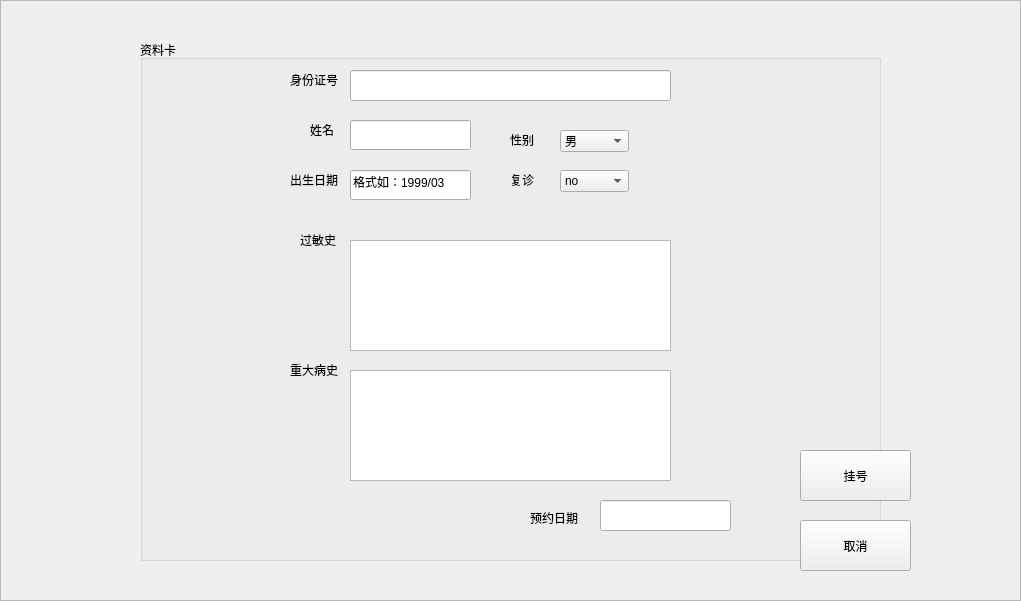
   <widget class="QFrame" name="Apatientframe">
    <property name="geometry">
     <rect>
      <x>0</x>
      <y>0</y>
      <width>1021</width>
      <height>601</height>
     </rect>
    </property>
    <property name="styleSheet">
     <string notr="true">background-image: url();</string>
    </property>
    <property name="frameShape">
     <enum>QFrame::StyledPanel</enum>
    </property>
    <property name="frameShadow">
     <enum>QFrame::Raised</enum>
    </property>
    <widget class="QGroupBox" name="apatientgroupBox">
     <property name="geometry">
      <rect>
       <x>140</x>
       <y>40</y>
       <width>741</width>
       <height>521</height>
      </rect>
     </property>
     <property name="title">
      <string>资料卡</string>
     </property>
     <widget class="QLabel" name="label_4">
      <property name="geometry">
       <rect>
        <x>370</x>
        <y>90</y>
        <width>40</width>
        <height>20</height>
       </rect>
      </property>
      <property name="styleSheet">
       <string notr="true">border-image: url();</string>
      </property>
      <property name="text">
       <string>性别</string>
      </property>
     </widget>
     <widget class="QLabel" name="label">
      <property name="geometry">
       <rect>
        <x>150</x>
        <y>30</y>
        <width>54</width>
        <height>20</height>
       </rect>
      </property>
      <property name="styleSheet">
       <string notr="true">border-image: url();</string>
      </property>
      <property name="text">
       <string>身份证号</string>
      </property>
     </widget>
     <widget class="QTextEdit" name="pdrugtextEdit">
      <property name="geometry">
       <rect>
        <x>210</x>
        <y>200</y>
        <width>321</width>
        <height>111</height>
       </rect>
      </property>
      <property name="styleSheet">
       <string notr="true">border-image: url();</string>
      </property>
     </widget>
     <widget class="QLabel" name="label_3">
      <property name="geometry">
       <rect>
        <x>170</x>
        <y>80</y>
        <width>40</width>
        <height>20</height>
       </rect>
      </property>
      <property name="styleSheet">
       <string notr="true">border-image: url();</string>
      </property>
      <property name="text">
       <string>姓名</string>
      </property>
     </widget>
     <widget class="QLabel" name="label_5">
      <property name="geometry">
       <rect>
        <x>150</x>
        <y>130</y>
        <width>54</width>
        <height>20</height>
       </rect>
      </property>
      <property name="styleSheet">
       <string notr="true">border-image: url();</string>
      </property>
      <property name="text">
       <string>出生日期</string>
      </property>
     </widget>
     <widget class="QLabel" name="label_6">
      <property name="geometry">
       <rect>
        <x>370</x>
        <y>130</y>
        <width>40</width>
        <height>20</height>
       </rect>
      </property>
      <property name="styleSheet">
       <string notr="true">border-image: url();</string>
      </property>
      <property name="text">
       <string>复诊</string>
      </property>
     </widget>
     <widget class="QLineEdit" name="pnamelineEdit_2">
      <property name="geometry">
       <rect>
        <x>210</x>
        <y>80</y>
        <width>121</width>
        <height>30</height>
       </rect>
      </property>
      <property name="styleSheet">
       <string notr="true">border-image: url();</string>
      </property>
     </widget>
     <widget class="QLineEdit" name="pbirthlineEdit_4">
      <property name="geometry">
       <rect>
        <x>210</x>
        <y>130</y>
        <width>121</width>
        <height>30</height>
       </rect>
      </property>
      <property name="styleSheet">
       <string notr="true">border-image: url();</string>
      </property>
      <property name="text">
       <string>格式如：1999/03</string>
      </property>
     </widget>
     <widget class="QTextEdit" name="pihistextEdit_2">
      <property name="geometry">
       <rect>
        <x>210</x>
        <y>330</y>
        <width>321</width>
        <height>111</height>
       </rect>
      </property>
      <property name="styleSheet">
       <string notr="true">border-image: url();</string>
      </property>
     </widget>
     <widget class="QLineEdit" name="pidlineEdit">
      <property name="geometry">
       <rect>
        <x>210</x>
        <y>30</y>
        <width>321</width>
        <height>31</height>
       </rect>
      </property>
      <property name="styleSheet">
       <string notr="true">border-image: url();</string>
      </property>
     </widget>
     <widget class="QLabel" name="label_8">
      <property name="geometry">
       <rect>
        <x>150</x>
        <y>320</y>
        <width>54</width>
        <height>20</height>
       </rect>
      </property>
      <property name="styleSheet">
       <string notr="true">border-image: url();</string>
      </property>
      <property name="text">
       <string>重大病史</string>
      </property>
     </widget>
     <widget class="QLabel" name="label_7">
      <property name="geometry">
       <rect>
        <x>160</x>
        <y>190</y>
        <width>41</width>
        <height>20</height>
       </rect>
      </property>
      <property name="styleSheet">
       <string notr="true">border-image: url();</string>
      </property>
      <property name="text">
       <string>过敏史</string>
      </property>
     </widget>
     <widget class="QComboBox" name="C_sex">
      <property name="geometry">
       <rect>
        <x>420</x>
        <y>90</y>
        <width>69</width>
        <height>22</height>
       </rect>
      </property>
      <property name="styleSheet">
       <string notr="true">border-image: url();</string>
      </property>
      <item>
       <property name="text">
        <string>男</string>
       </property>
      </item>
      <item>
       <property name="text">
        <string>女</string>
       </property>
      </item>
     </widget>
     <widget class="QComboBox" name="C_retrun">
      <property name="geometry">
       <rect>
        <x>420</x>
        <y>130</y>
        <width>69</width>
        <height>22</height>
       </rect>
      </property>
      <property name="styleSheet">
       <string notr="true">border-image: url();</string>
      </property>
      <item>
       <property name="text">
        <string>no</string>
       </property>
      </item>
      <item>
       <property name="text">
        <string>yes</string>
       </property>
      </item>
     </widget>
     <widget class="QLabel" name="label_28">
      <property name="geometry">
       <rect>
        <x>390</x>
        <y>470</y>
        <width>61</width>
        <height>16</height>
       </rect>
      </property>
      <property name="styleSheet">
       <string notr="true">border-image: url();</string>
      </property>
      <property name="text">
       <string>预约日期</string>
      </property>
     </widget>
     <widget class="QLineEdit" name="pdatelineEdit">
      <property name="geometry">
       <rect>
        <x>460</x>
        <y>460</y>
        <width>131</width>
        <height>31</height>
       </rect>
      </property>
      <property name="styleSheet">
       <string notr="true">border-image: url();</string>
      </property>
     </widget>
    </widget>
    <widget class="QPushButton" name="hnpushButton_3">
     <property name="geometry">
      <rect>
       <x>800</x>
       <y>450</y>
       <width>111</width>
       <height>51</height>
      </rect>
     </property>
     <property name="text">
      <string>挂号</string>
     </property>
    </widget>
    <widget class="QPushButton" name="backpushButton_3">
     <property name="geometry">
      <rect>
       <x>800</x>
       <y>520</y>
       <width>111</width>
       <height>51</height>
      </rect>
     </property>
     <property name="text">
      <string>取消</string>
     </property>
    </widget>
   </widget>
